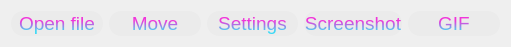
   <widget class="QWidget" name="layoutWidget">
    <property name="geometry">
     <rect>
      <x>670</x>
      <y>460</y>
      <width>511</width>
      <height>37</height>
     </rect>
    </property>
    <layout class="QHBoxLayout" name="horizontalLayout_2">
     <item>
      <widget class="QPushButton" name="pushButtonOpenFile">
       <property name="enabled">
        <bool>true</bool>
       </property>
       <property name="minimumSize">
        <size>
         <width>0</width>
         <height>25</height>
        </size>
       </property>
       <property name="baseSize">
        <size>
         <width>0</width>
         <height>0</height>
        </size>
       </property>
       <property name="font">
        <font>
         <family>Arial</family>
         <pointsize>14</pointsize>
        </font>
       </property>
       <property name="styleSheet">
        <string notr="true">QPushButton {
	color: qlineargradient(spread:pad, x1:10, y1:10, x2:10, y2:20, stop:0 rgb(240, 53, 218), stop:1 rgb(61, 217, 245));
	border-radius:  12px;
  	background-color: rgb(235, 235, 235);
}

QPushButton:pressed {
   	color: rgb(235, 235, 235);
	border-radius: 12px;  
	background-color: qlineargradient(spread:pad, x1:0, y1:0, x2:1, y2:0, stop:0 rgb(240, 53, 218), stop:1 rgb(61, 217, 245));
}

</string>
       </property>
       <property name="text">
        <string>Open file</string>
       </property>
      </widget>
     </item>
     <item>
      <widget class="QPushButton" name="pushButtonMove">
       <property name="minimumSize">
        <size>
         <width>0</width>
         <height>25</height>
        </size>
       </property>
       <property name="font">
        <font>
         <family>Arial</family>
         <pointsize>14</pointsize>
        </font>
       </property>
       <property name="styleSheet">
        <string notr="true">QPushButton {
	color: qlineargradient(spread:pad, x1:10, y1:10, x2:10, y2:20, stop:0 rgb(240, 53, 218), stop:1 rgb(61, 217, 245));
	border-radius:  12px;
  	background-color: rgb(235, 235, 235);
}

QPushButton:pressed {
   	color: rgb(235, 235, 235);
	border-radius: 12px;  
	background-color: qlineargradient(spread:pad, x1:0, y1:0, x2:1, y2:0, stop:0 rgb(240, 53, 218), stop:1 rgb(61, 217, 245));
}

</string>
       </property>
       <property name="text">
        <string>Move</string>
       </property>
      </widget>
     </item>
     <item>
      <widget class="QPushButton" name="pushButtonSettings">
       <property name="minimumSize">
        <size>
         <width>0</width>
         <height>25</height>
        </size>
       </property>
       <property name="font">
        <font>
         <family>Arial</family>
         <pointsize>14</pointsize>
        </font>
       </property>
       <property name="styleSheet">
        <string notr="true">QPushButton {
	color: qlineargradient(spread:pad, x1:10, y1:10, x2:10, y2:20, stop:0 rgb(240, 53, 218), stop:1 rgb(61, 217, 245));
	border-radius:  12px;
  	background-color: rgb(235, 235, 235);
}

QPushButton:pressed {
   	color: rgb(235, 235, 235);
	border-radius: 12px;  
	background-color: qlineargradient(spread:pad, x1:0, y1:0, x2:1, y2:0, stop:0 rgb(240, 53, 218), stop:1 rgb(61, 217, 245));
}


</string>
       </property>
       <property name="text">
        <string>Settings</string>
       </property>
      </widget>
     </item>
     <item>
      <widget class="QPushButton" name="takeScreenshot">
       <property name="minimumSize">
        <size>
         <width>0</width>
         <height>25</height>
        </size>
       </property>
       <property name="font">
        <font>
         <family>Arial</family>
         <pointsize>14</pointsize>
        </font>
       </property>
       <property name="styleSheet">
        <string notr="true">QPushButton {
	color: qlineargradient(spread:pad, x1:10, y1:10, x2:10, y2:20, stop:0 rgb(240, 53, 218), stop:1 rgb(61, 217, 245));
	border-radius:  12px;
  	background-color: rgb(235, 235, 235);
}

QPushButton:pressed {
   	color: rgb(235, 235, 235);
	border-radius: 12px;  
	background-color: qlineargradient(spread:pad, x1:0, y1:0, x2:1, y2:0, stop:0 rgb(240, 53, 218), stop:1 rgb(61, 217, 245));
}


</string>
       </property>
       <property name="text">
        <string>Screenshot</string>
       </property>
      </widget>
     </item>
     <item>
      <widget class="QPushButton" name="takeGIF">
       <property name="minimumSize">
        <size>
         <width>0</width>
         <height>25</height>
        </size>
       </property>
       <property name="font">
        <font>
         <family>Arial</family>
         <pointsize>14</pointsize>
        </font>
       </property>
       <property name="styleSheet">
        <string notr="true">QPushButton {
	color: qlineargradient(spread:pad, x1:10, y1:10, x2:10, y2:20, stop:0 rgb(240, 53, 218), stop:1 rgb(61, 217, 245));
	border-radius:  12px;
  	background-color: rgb(235, 235, 235);
}

QPushButton:pressed {
   	color: rgb(235, 235, 235);
	border-radius: 12px;  
	background-color: qlineargradient(spread:pad, x1:0, y1:0, x2:1, y2:0, stop:0 rgb(240, 53, 218), stop:1 rgb(61, 217, 245));
}

</string>
       </property>
       <property name="text">
        <string>GIF</string>
       </property>
      </widget>
     </item>
    </layout>
   </widget>
